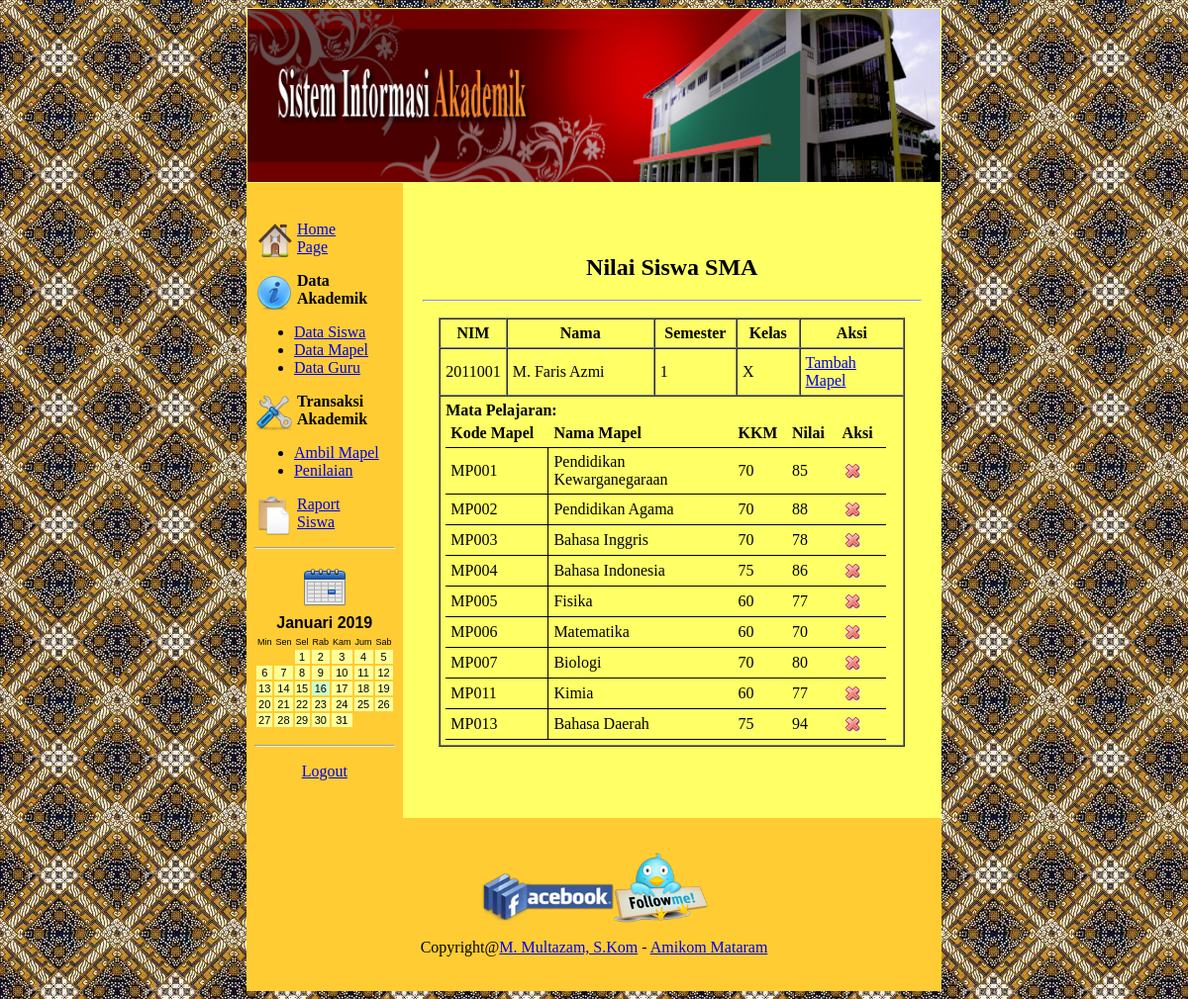
The app's page /websekolah/administrator/nilai.php?nis=2011001 (signed in) with its own data.
### tables this page shows
CREATE TABLE IF NOT EXISTS `tblsiswa` (
  `nis` varchar(10) NOT NULL,
  `nama_siswa` varchar(35) NOT NULL,
  `tempat_lahir` varchar(35) NOT NULL,
  `tgl_lahir` date NOT NULL,
  `alamat` text NOT NULL,
  `kelas` varchar(10) NOT NULL,
  `semester` int(1) NOT NULL,
  `jenis_kelamin` varchar(15) NOT NULL,
  `agama` varchar(20) NOT NULL,
  `foto` varchar(40) NOT NULL,
  PRIMARY KEY (`nis`)
);

CREATE TABLE IF NOT EXISTS `tblnilai` (
  `id` int(10) NOT NULL AUTO_INCREMENT,
  `nis` varchar(10) DEFAULT NULL,
  `idmapel` int(10) DEFAULT NULL,
  `nilai` int(5) DEFAULT NULL,
  PRIMARY KEY (`id`)
);

CREATE TABLE IF NOT EXISTS `tblmapel` (
  `id` int(10) NOT NULL AUTO_INCREMENT,
  `kdmapel` varchar(5) NOT NULL,
  `nama_mapel` varchar(40) NOT NULL,
  `kkm` int(3) NOT NULL,
  PRIMARY KEY (`id`)
);

### websekolah/administrator/nilai.php (the view, shortened to what this page needs)
<?
if (isset($_SESSION['level']) && isset($_SESSION['username']))
{
   if ($_SESSION['level'] == "admin")
   {
?>
<table width="622" border="0" align="center" cellpadding="1" cellspacing="0" bgcolor="#FFFF66">
  <tr>
    <td colspan="2"><? include "header.php"; ?></td>
  </tr>
  <tr>
    <td width="103" align="center" valign="top" bgcolor="#FFCC33"><p>
      <? include "menu.php";?>
    </p>
      <p align="center">&nbsp;</p>
    </td>
    <td width="515"><table width="510" border="0" align="center">
      <tr>
        <td valign="top"><h2 align="center"><strong>Nilai Siswa SMA   </strong></h2>
          <hr>
          <p>
		  <?
		  $nis=$_GET['nis'];
		  $sql = "select * from tblsiswa where nis='$nis'";
$result = mysql_query($sql);
?>
		  <table width="471" border="1" align="center" cellpadding="5" cellspacing="0">
	<tr>
		<td width="39"><div align="center"><strong>NIM</strong></div></td>
		<td width="147"><div align="center"><strong>Nama</strong></div></td>
		<td width="72"><div align="center"><strong>Semester</strong></div></td>
		<td width="53"><div align="center"><strong>Kelas</strong></div></td>
		<td width="98"><div align="center"><strong>Aksi</strong></div></td>
	</tr>
	<?php while($siswa = mysql_fetch_array($result)){?>
	<tr>
		<td><?php echo $siswa['nis'];?></td>
		<td><?php echo $siswa['nama_siswa'];?></td>
		<td><?php echo $siswa['semester'];?></td>
		<td><?php echo $siswa['kelas'];?></td>
		<td><a href="ambil_mapel.php?nis=<?php echo $siswa['nis'];?>">Tambah Mapel </a></td>
	</tr>
	<tr>
		<td colspan="5">
			<strong>Mata Pelajaran:</strong>
				<table width="445" border="0" cellpadding="5" cellspacing="0">
				<tr>
					<td width="150" style="border-bottom:1px solid #000;"><strong>Kode Mapel</strong></td>
					<td width="250" style="border-bottom:1px solid #000;"><strong>Nama Mapel</strong></td>
					<td width="50" style="border-bottom:1px solid #000;"><strong>KKM</strong></td>
					<td width="50" style="border-bottom:1px solid #000;"><strong>Nilai</strong></td>
					<td width="50" style="border-bottom:1px solid #000;"><strong>Aksi</strong></td>
				</tr>
				<?
				$rowset = mysql_query("select * from tblnilai,tblmapel where tblnilai.idmapel=tblmapel.id and nis='".$siswa['nis']."'");
				while($mp = mysql_fetch_array($rowset)){
				?>
				<tr>
					<td style="border-bottom:1px solid #000;border-right:1px solid #000"><?php echo $mp['kdmapel'];?></td>
					<td style="border-bottom:1px solid #000;"><?php echo $mp['nama_mapel'];?></td>
					<td style="border-bottom:1px solid #000;"><?php echo $mp['kkm'];?></td>
					<td style="border-bottom:1px solid #000;"><?php echo $mp['nilai'];?></td>
					<td style="border-bottom:1px solid #000;"><a href="hapus_nilai.php?
					idmapel=<? echo $mp['id']; ?>&nis=<? echo $siswa['nis'];?>"><img src="../images/icon/button-cross.gif" /></a></td>
					  <?php
					   }?>
					     </tr>
						 	</table>				  </td>
	</tr>
	<?php }?>
</table>
          </td>
      </tr>
    </table></td>
  </tr>
  <tr>
    <td colspan="2" bgcolor="#FFCC33"><p>&nbsp;</p>
      <p>
        <? include "footer.php"; ?>
      </p>
    <p>&nbsp; </p></td>
  </tr>
</table>
<?
}
   else
   {
       echo "<script type='text/javascript'>
{
if(alert('Sorry gank!! Anda tidak berhak mengakses halaman ini karena bukan admin.')){document.location='login.php';}
}
</script>";
   }
}
else
{
   echo "<script type='text/javascript'>
{
if(alert('Login Dulu dong Frend!!')){document.location='login.php';}
}
</script>";
}
?>

### records on screen
tblsiswa: nis "2011001", nama_siswa "M. Faris Azmi", semester "1", kelas "X"
tblnilai: idmapel.kdmapel "MP001", idmapel.nama_mapel "Pendidikan Kewarganegaraan", idmapel.kkm "70", nilai "85"
tblnilai: idmapel.kdmapel "MP002", idmapel.nama_mapel "Pendidikan Agama", idmapel.kkm "70", nilai "88"
tblnilai: idmapel.kdmapel "MP003", idmapel.nama_mapel "Bahasa Inggris", idmapel.kkm "70", nilai "78"
tblnilai: idmapel.kdmapel "MP004", idmapel.nama_mapel "Bahasa Indonesia", idmapel.kkm "75", nilai "86"
tblnilai: idmapel.kdmapel "MP005", idmapel.nama_mapel "Fisika", idmapel.kkm "60", nilai "77"
tblnilai: idmapel.kdmapel "MP006", idmapel.nama_mapel "Matematika", idmapel.kkm "60", nilai "70"
tblnilai: idmapel.kdmapel "MP007", idmapel.nama_mapel "Biologi", idmapel.kkm "70", nilai "80"
tblnilai: idmapel.kdmapel "MP011", idmapel.nama_mapel "Kimia", idmapel.kkm "60", nilai "77"
tblnilai: idmapel.kdmapel "MP013", idmapel.nama_mapel "Bahasa Daerah", idmapel.kkm "75", nilai "94"

### other values on screen
$mn "Januari 2019"
$day[$dayprint] "Min"
$day[$dayprint] "Sen"
$day[$dayprint] "Sel"
$day[$dayprint] "Rab"
$day[$dayprint] "Kam"
$day[$dayprint] "Jum"
$day[$dayprint] "Sab"
